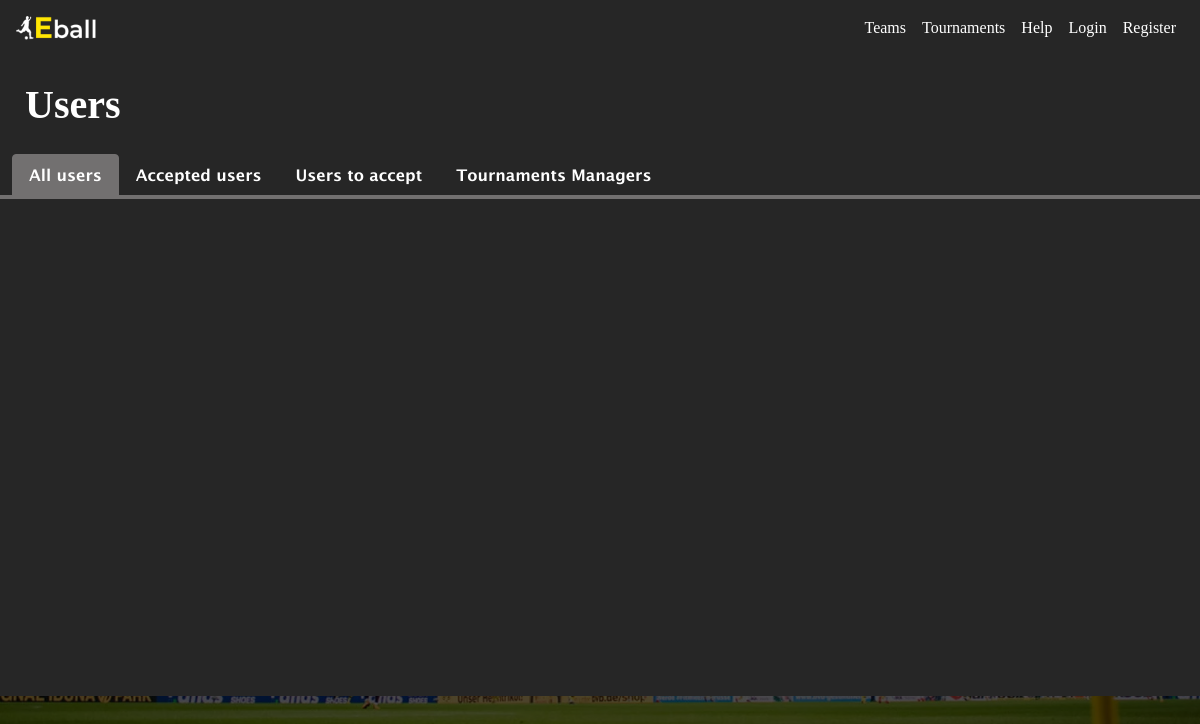
The app's page /users/, older data.
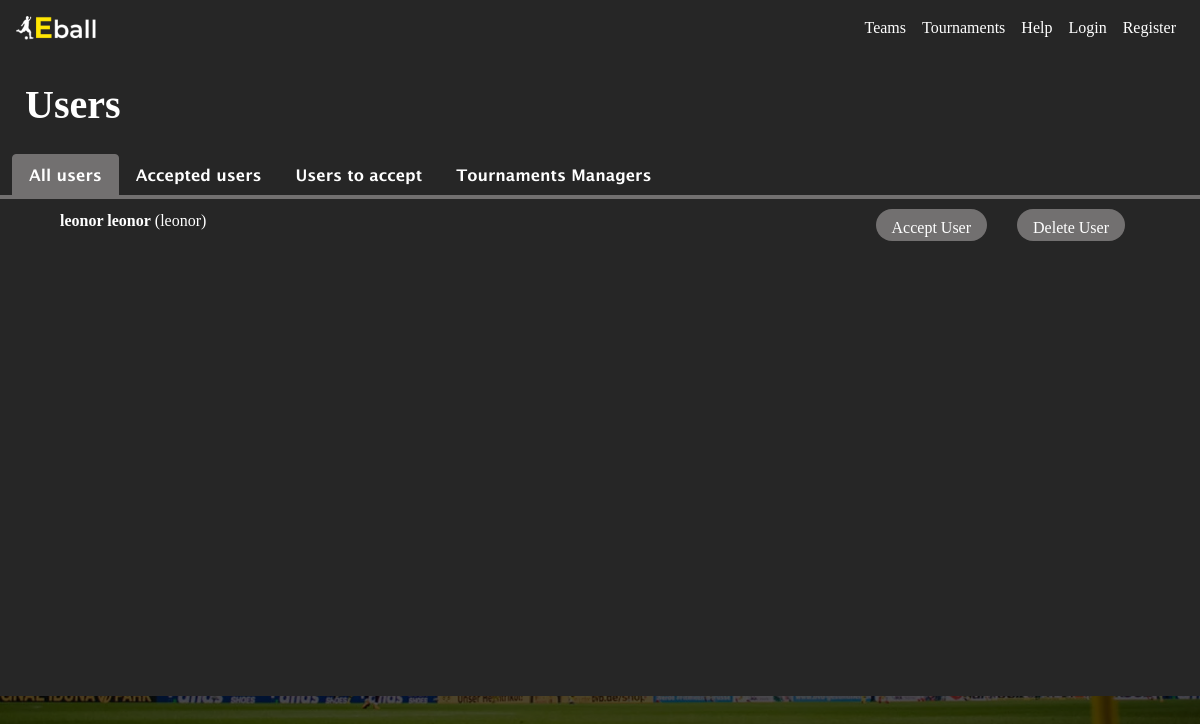
The same page, newer data.
### appEball/models.py (models this page shows, shortened)
class CustomUser(AbstractUser):
    email = models.EmailField(max_length=255, unique=True, blank=False)
    firstName = models.CharField(max_length=100, blank=False)
    lastName = models.CharField(max_length=100, blank=False)
    ccNumber = models.IntegerField(unique=True, blank=False)
    phoneNumber = models.IntegerField(unique=True, blank=False)
    isAccepted = models.BooleanField(default=False)
    isTournamentManager = models.BooleanField(default=False)
    isCaptain = models.BooleanField(default=False)
    USERNAME_FIELD = 'username'
    REQUIRED_FIELDS = ['email', 'firstName', 'lastName', 'ccNumber', 'phoneNumber']
    class Meta:
        db_table = 'User'
        verbose_name = 'User'
        verbose_name_plural = 'Users'
        ordering = ["-username"]

### appEball/views.py (the view, shortened to what this page needs)
# urls.py: path('users/', views.users, name='users'),
def users(request):
    allUsers = list()
    acceptedUsers = list()
    notAcceptedUsers = list()
    tournamentsManagers = list()
    allFilter = list(CustomUser.objects.all().exclude(username="admin").order_by('isAccepted','username'))
    acceptedFilter = list(CustomUser.objects.filter(isAccepted = True).exclude(username="admin").order_by('username'))
    notAcceptedFilter = list(CustomUser.objects.filter(isAccepted = False).exclude(username="admin").order_by('username'))
    tournamentsManagersFilter = list(CustomUser.objects.filter(isTournamentManager = True).exclude(username="admin").order_by('username'))
    for i in range(len(allFilter)):
        if(i%2==0):
            allUsers.append(["row2",allFilter[i]])
            if(i<len(acceptedFilter)):
                acceptedUsers.append(["row2",acceptedFilter[i]])
            if(i<len(notAcceptedFilter)):
                notAcceptedUsers.append(["row2",notAcceptedFilter[i]])
            if(i<len(tournamentsManagersFilter)):
                tournamentsManagers.append(["row2",tournamentsManagersFilter[i]])
    return render(request,'appEball/users.html',{'allUsers':allUsers,'acceptedUsers':acceptedUsers,'notAcceptedUsers':notAcceptedUsers,'tournamentsManagers':tournamentsManagers})

### appEball/templates/appEball/users.html (shortened to what this page needs)
{% extends 'appEball/base_with_grey_background.html' %}
{% load static %}
{% block css %}
    <link rel="stylesheet" type="text/css" href="{% static 'appEball/css/users.css' %}">
{% endblock %}
{% block title %}
    Users
{% endblock %}
{% block content2 %}
    <div class="content" id="tabsContent">
        <ul class="nav nav-tabs border-0" id="myTab" role="tablist">
            <li class="nav-item">
                <a class="nav-link active" id="all-tab" data-toggle="tab" href="#all" role="tab" >All users</a>
            </li>
            <li class="nav-item">
                <a class="nav-link" id="accepted-tab" data-toggle="tab" href="#accepted" role="tab" >Accepted users</a>
            </li>
            <li class="nav-item">
                <a class="nav-link" id="to-accept-tab" data-toggle="tab" href="#toAccept" role="tab">Users to accept</a>
            </li>
            <li class="nav-item">
                <a class="nav-link" id="tournament-tab" data-toggle="tab" href="#tManagers" role="tab">Tournaments Managers</a>
            </li>
        </ul>
        <div class="tab-content" id="myTabContent">
            <div class="tab-pane fade show active border border-1" id="all" role="tabpanel" aria-labelledby="all-tab">
                {% for u in allUsers %}
                    <div class="row" id="{{ u.0 }}" onclick="location.href='{% url 'appEball:userProfile' u.1.username %}'">
                        <div class="col-sm-5">
                            <p class="userLabel line"><b>{{ u.1.firstName }} {{ u.1.lastName }}</b> ({{ u.1.username }})</p>
                        </div>
                        <div class="col">
                            <a class="btn rounded-pill" href="{% url 'appEball:delete_user' u.1.username %}" id='pageBtn'>Delete User</a>
                            {% if u.1.isAccepted %}
                                {% if u.1.isTournamentManager == False %}
                                    <a class="btn rounded-pill" href="{% url 'appEball:is_tournament_manager' u.1.username %}" id='pageBtn'>Tournament manager</a>
                                {% else %}
                                    <a class="btn rounded-pill" href="{% url 'appEball:is_tournament_manager' u.1.username %}" id='pageBtnActive'>Tournament manager</a>
                                {% endif %}
                            {% else %}
                                <a class="btn rounded-pill" href="{% url 'appEball:accept_user' u.1.username %}" id='pageBtn'>Accept User</a>
                            {% endif %}
                        </div>
                    </div>
                {% endfor %}
            </div>
        </div>
    </div>
{% endblock %}

Row changes from the older to the newer data that the page shows:
added CustomUser: firstName "leonor", lastName "leonor", username "leonor", isAccepted "Accept User"
